Frame 1 (no input): blank canvas, image omitted
Frame 60 (the mouse pressed at the canvas centre just before this capture): blank canvas, image omitted
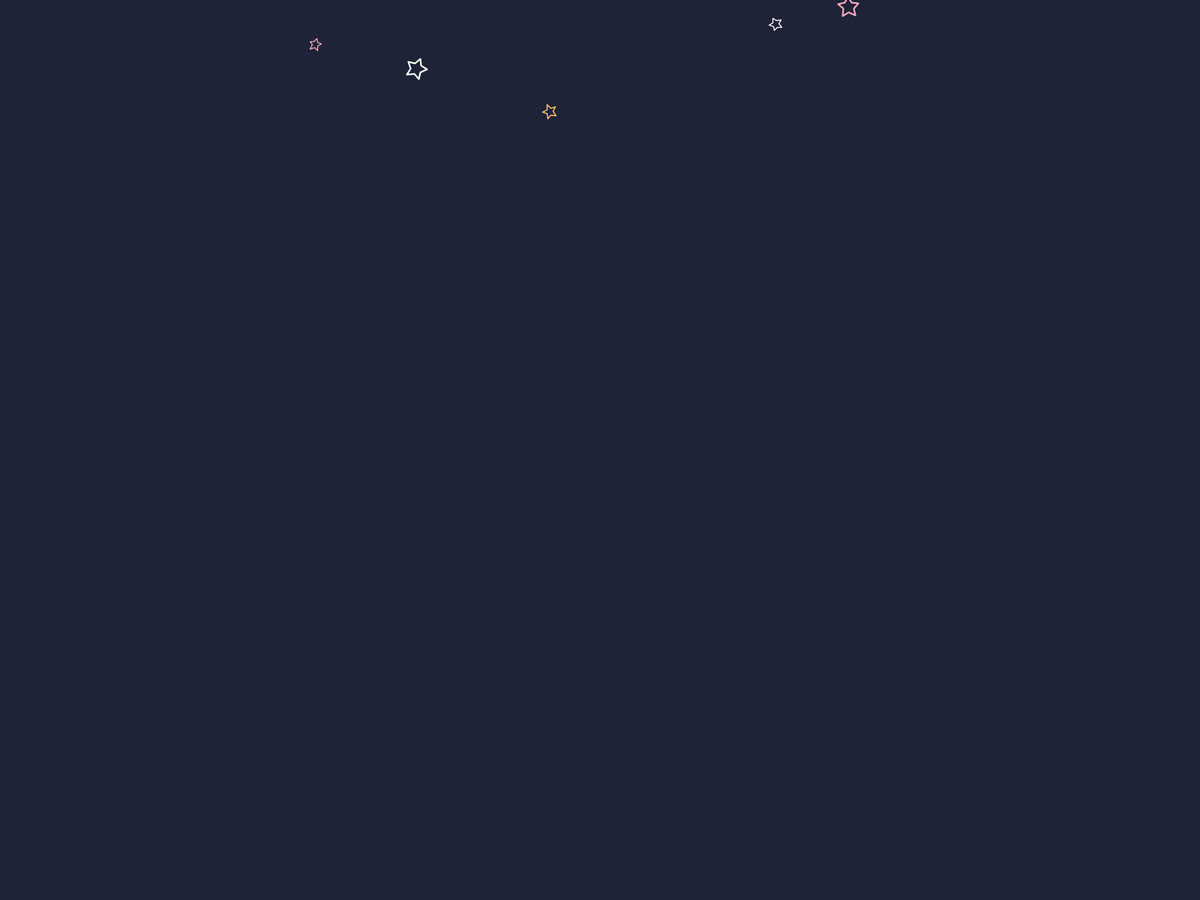
Frame 120 (the mouse held since frame 60 and released just before this capture)

The Processing sketch whose frames 1 and 60 were blank and that drew this single picture after the mouse press (run headless with seeded random() and noise(); from frame 60 on, the mouse is pressed at the canvas centre):

// Processing sketch: Dear_data_demo_2
// ── Dear_data_demo_2.pde
ArrayList<Star> stars = new ArrayList<Star>();
// this list is because there is not a fixed number of stars
int tick =0;
//variable to count how many times the animation has progressed through it loop this is used so the program knows when to make another star




void setup() {
  fullScreen();
  frameRate(30);
  smooth();
  

}
// background
void draw() {
  //Night sky colour for background
  background(30, 35, 55);
  
  // Creating a new star for every 8 frames if stars were not redraw it would leave trails and make the animation look unclean
  if (tick % 8 ==0) {
    stars.add(new Star());



}

// allow stars to update and remove them when they fall off screen

 // Update stars and remove those that leave the screen
  for (int i = stars.size() - 1; i >= 0; i--) {
    Star star = stars.get(i);

    star.update();

    // Remove stars that move offscreen
    if (star.y > height + 50) {
      stars.remove(i);
    }
  }

  tick++;
    
    
}

//  Star Class
  class Star {
    float x;
    float y;
    float time;
    float acceleration;
    float angle;
    float size;
    
    int starColour;
    boolean filled;
    /*class describes what each star should contain and how it behaves, this will give eaach star variables when its created
     such as the stars positions, angles, speed, colour and rotation */
 
//Constructor to setup new stars, runs automatically whenevever new star is made
Star(){
  x = random(width);
  y = random(-200,-20);
  time = 1;
  angle = 0;
  size = random(5, 12);
  float spin = random (-5, 5);
  
  //star roatation
  if (abs(spin) < 1) {  /* checks if spin value is less than 1 and abs makes sure negative numbers are turned into positives 
  this makes sure no stars spin value is really low */
    spin = 1;
  
  
  }
  
  acceleration = spin;
  
      // Random colour palette for the stars
    int[] starColours = {
      color(255, 248, 166), // yellow
      color(255, 200, 100), //  orange
      color(255, 170, 190), // pink
      color(220, 180, 255), // Lavender
      color(160, 210, 255), // blue
      color(180, 255, 240), // Mint
      color(255, 255, 255)  // White
    };
  
    starColour = starColours[int(random(starColours.length))];
    
// this makes every star pick a random color when its made and makes it so the colour is consistant when the star is spinning and falling


filled = random(1) > 0.5;
//makes star randomly filled or outlined

}


  
// making star shape
void create(float cx, float cy) {
  strokeWeight(3);
  stroke(starColour);
  strokeJoin(ROUND);
  
  if (filled) {
    fill(starColour);
  } else {
    noFill();
}
  
float rotation = -HALF_PI;
float step = TWO_PI / 10;

float outerRadius = 20;
float innerRadius = 10;
  
beginShape();  
  
// Alternating between outer and inner points
for (int i = 0; i < 10; i++){
  float radius;
  
  if (i % 2== 0) {
    radius = outerRadius;
  }else{
    radius = innerRadius;
  }
  
  float sx = cx + cos(rotation) * radius;
  float sy= cy + sin(rotation) * radius;
  
  vertex(sx, sy);
  
  rotation += step;
  }

  endShape(CLOSE);
}

// Animating stars
void update() {
  pushMatrix();
  
  //Move to the stars positiom
  translate(x,y);
  
  //roatate stars
  rotate(radians(angle));
  
  //Change the size smoothly to create twinkling 
  float starScale = map(
  noise(time * 0.01),
  0, 1,
  0.2, 1.0
);

  scale(starScale);

// draw the star around its centere
   create(0, 0);
   popMatrix();
   
   // allow star to move down the screen
   y += time * 0.01;

// increase speed over time
  time += abs(acceleration);
  
  //rotate
  angle += acceleration;

  }
}
    
    
    
